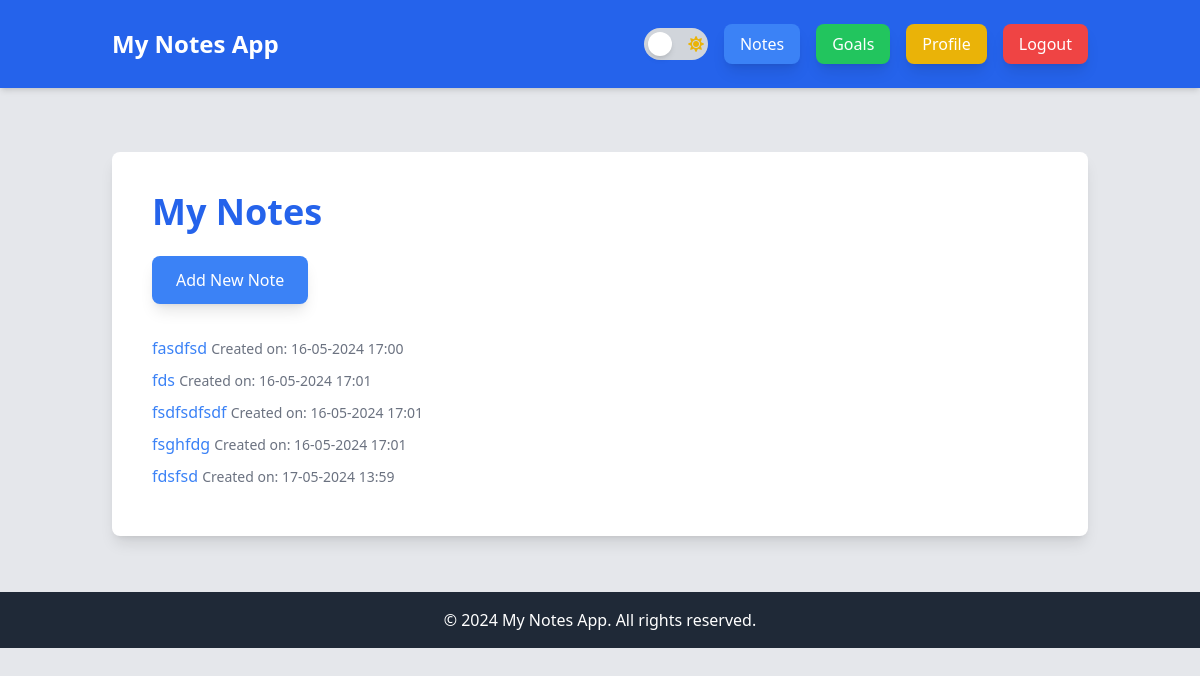
Screenshot of /notes/ (signed in) with the database file from the repository.
### notes_app/models.py (models this page shows, shortened)
class Note(models.Model):
    user = models.ForeignKey(User, on_delete=models.CASCADE)
    title = models.CharField(max_length=200)
    content = models.TextField()
    created_at = models.DateTimeField(auto_now_add=True)

### notes_app/views.py (the view)
# urls.py: path('notes/', note_list, name='note_list'),
@login_required
def note_list(request):
    notes = Note.objects.filter(user=request.user)
    return render(request, 'notes_app/note_list.html', {'notes': notes})

### notes_app/templates/notes_app/note_list.html (shortened to what this page needs)
{% extends "base.html" %}
{% block content %}
<div class="bg-white dark:bg-gray-800 p-10 shadow-lg rounded-lg mt-10">
    <h1 class="text-4xl font-bold text-blue-600 dark:text-blue-400 mb-6">My Notes</h1>
    <a href="{% url 'note_create' %}" class="bg-blue-500 text-white px-6 py-3 rounded-lg shadow-lg hover:bg-blue-700 mb-4 inline-block">Add New Note</a>
    <ul class="mt-4">
        {% for note in notes %}
            <li class="mb-2">
                <a href="{% url 'note_detail' note.pk %}" class="text-blue-500 hover:underline">{{ note.title }}</a>
                <span class="text-gray-500 text-sm">Created on: {{ note.created_at|date:"d-m-Y H:i" }}</span>
            </li>
        {% endfor %}
    </ul>
</div>
{% endblock %}

### rows the page displays
Note: title "fasdfsd", created_at "16-05-2024 17:00"
Note: title "fds", created_at "16-05-2024 17:01"
Note: title "fsdfsdfsdf", created_at "16-05-2024 17:01"
Note: title "fsghfdg", created_at "16-05-2024 17:01"
Note: title "fdsfsd", created_at "17-05-2024 13:59"
